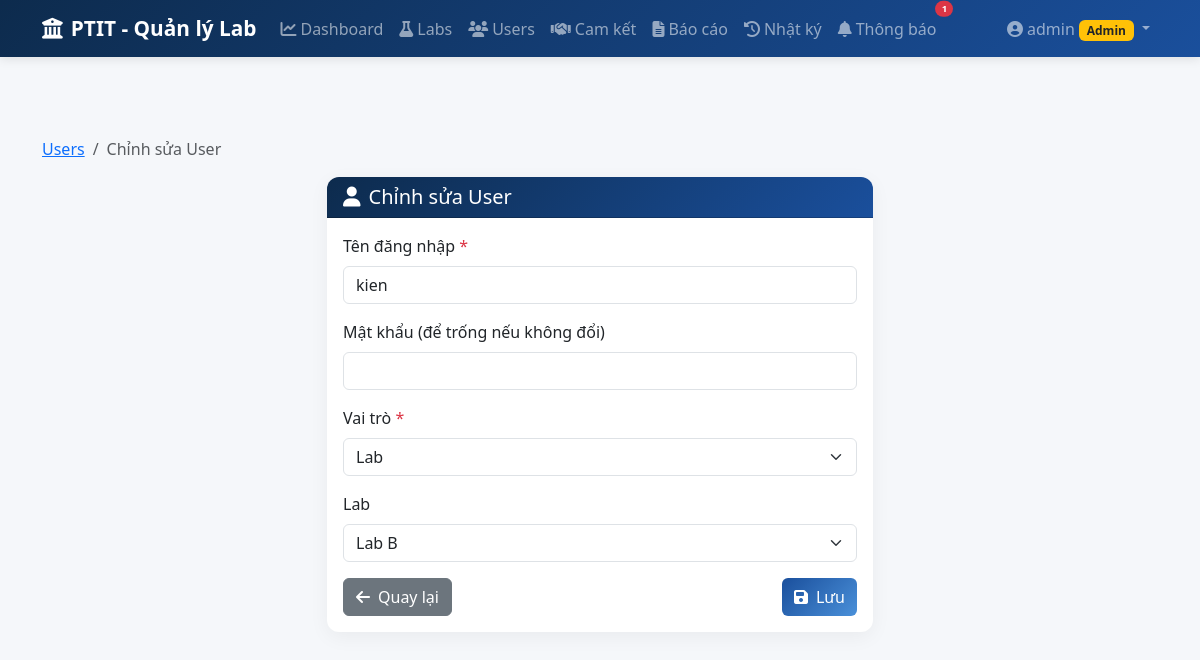
/users/edit/6 (signed in), run on the app's committed database.
### models.py (models this page shows, shortened)
class User(UserMixin, db.Model):
    __tablename__ = 'users'
    id = db.Column(db.Integer, primary_key=True)
    username = db.Column(db.String(50), unique=True, nullable=False)
    password_hash = db.Column(db.String(200), nullable=False)
    role = db.Column(db.String(20), nullable=False)  # 'admin' or 'lab'
    lab_id = db.Column(db.Integer, db.ForeignKey('labs.id', ondelete='SET NULL'), nullable=True)
    def is_admin(self):
        return self.role == 'admin'

class Lab(db.Model):
    __tablename__ = 'labs'
    id = db.Column(db.Integer, primary_key=True)
    name = db.Column(db.String(100), nullable=False)
    description = db.Column(db.Text)
    manager_name = db.Column(db.String(100))
    email = db.Column(db.String(100))
    created_at = db.Column(db.DateTime, default=datetime.utcnow)
    users = db.relationship('User', backref='lab', lazy=True)
    commitments = db.relationship('Commitment', backref='lab', lazy=True, cascade='all, delete-orphan')

### app.py (the view, shortened to what this page needs)
@app.route('/users/edit/<int:user_id>', methods=['GET', 'POST'])
@login_required
def users_edit(user_id):
    if not current_user.is_admin():
        flash('Bạn không có quyền truy cập trang này.', 'danger')
        return redirect(url_for('dashboard'))
    user = User.query.get_or_404(user_id)
    labs = Lab.query.all()
    return render_template('users/form.html', user=user, labs=labs, action='Chỉnh sửa User')

### app.py (called while the page is built)
@login_manager.user_loader
def load_user(user_id):
    return User.query.get(int(user_id))

def get_csrf_token():
    return generate_csrf_token()

@app.before_request
def csrf_protect():
    if request.method in ('POST', 'PUT', 'DELETE'):
        if request.endpoint == 'login':
            return
        token = request.form.get('_csrf_token') or request.headers.get('X-CSRF-Token')
        if not validate_csrf_token(token):
            flash('Yêu cầu không hợp lệ (CSRF token không đúng). Vui lòng thử lại.', 'danger')
            return redirect(request.referrer or url_for('dashboard'))

### csrf_utils.py (called while the page is built)
def generate_csrf_token():
    from flask import session
    if '_csrf_token' not in session:
        session['_csrf_token'] = secrets.token_hex(32)
    return session['_csrf_token']

### templates/users/form.html (shortened to what this page needs)
{% extends "base.html" %}
{% block content %}
<nav aria-label="breadcrumb" class="mb-3">
    <ol class="breadcrumb">
        <li class="breadcrumb-item"><a href="{{ url_for('users_list') }}">Users</a></li>
        <li class="breadcrumb-item active">{{ action }}</li>
    </ol>
</nav>
<div class="row justify-content-center">
    <div class="col-lg-6">
        <div class="card">
            <div class="card-header">
                <h5 class="mb-0">
                    <i class="fas fa-user me-2"></i>{{ action }}
                </h5>
            </div>
            <div class="card-body">
                <form method="POST">
                    <div class="mb-3">
                        <label for="username" class="form-label">Tên đăng nhập <span class="text-danger">*</span></label>
                        <input type="text" class="form-control" id="username" name="username"
                               value="{{ user.username if user else '' }}" required>
                    </div>
                    <div class="mb-3">
                        <label for="password" class="form-label">
                            Mật khẩu {% if not user %}<span class="text-danger">*</span>{% else %}(để trống nếu không đổi){% endif %}
                        </label>
                        <input type="password" class="form-control" id="password" name="password" {{ 'required' if not user else '' }}>
                    </div>
                    <div class="mb-3">
                        <label for="role" class="form-label">Vai trò <span class="text-danger">*</span></label>
                        <select class="form-select" id="role" name="role" required>
                            <option value="lab" {% if user and user.role == 'lab' %}selected{% endif %}>Lab</option>
                        </select>
                    </div>
                    <div class="mb-3" id="labSelect">
                        <label for="lab_id" class="form-label">Lab</label>
                        <select class="form-select" id="lab_id" name="lab_id">
                            {% for lab in labs %}
                            <option value="{{ lab.id }}" {% if user and user.lab_id == lab.id %}selected{% endif %}>
                                {{ lab.name }}
                            </option>
                            {% endfor %}
                        </select>
                    </div>
                    <div class="d-flex justify-content-between">
                        <a href="{{ url_for('users_list') }}" class="btn btn-secondary">
                            <i class="fas fa-arrow-left me-2"></i>Quay lại
                        </a>
                        <button type="submit" class="btn btn-primary">
                            <i class="fas fa-save me-2"></i>Lưu
                        </button>
                    </div>
                </form>
            </div>
        </div>
    </div>
</div>
{% endblock %}

### templates/base.html (shortened to what this page needs)
<!DOCTYPE html>
<html lang="vi">
<head>
    <link href="https://cdn.jsdelivr.net/npm/bootstrap@5.3.2/dist/css/bootstrap.min.css" rel="stylesheet">
    <link href="https://cdnjs.cloudflare.com/ajax/libs/font-awesome/6.5.1/css/all.min.css" rel="stylesheet">
    <link href="https://cdn.jsdelivr.net/npm/bootstrap-icons@1.11.2/font/bootstrap-icons.css" rel="stylesheet">
    <link href="{{ url_for('static', filename='css/style.css') }}" rel="stylesheet">
</head>
<body>
    {% if current_user.is_authenticated %}
    <nav class="navbar navbar-expand-lg navbar-dark bg-ptit">
        <div class="container">
            <a class="navbar-brand" href="{{ url_for('dashboard') }}">
                <i class="fas fa-university me-2"></i>PTIT - Quản lý Lab
            </a>
            <div class="collapse navbar-collapse" id="navbarNav">
                <ul class="navbar-nav me-auto">
                    <li class="nav-item">
                        <a class="nav-link" href="{{ url_for('dashboard') }}">
                            <i class="fas fa-chart-line me-1"></i>Dashboard
                        </a>
                    </li>
                    {% if current_user.is_admin() %}
                    <li class="nav-item">
                        <a class="nav-link" href="{{ url_for('labs_list') }}">
                            <i class="fas fa-flask me-1"></i>Labs
                        </a>
                    </li>
                    <li class="nav-item">
                        <a class="nav-link" href="{{ url_for('users_list') }}">
                            <i class="fas fa-users me-1"></i>Users
                        </a>
                    </li>
                    {% endif %}
                    <li class="nav-item">
                        <a class="nav-link" href="{{ url_for('commitments_list') }}">
                            <i class="fas fa-handshake me-1"></i>Cam kết
                        </a>
                    </li>
                    {% if current_user.is_admin() %}
                    <li class="nav-item">
                        <a class="nav-link" href="{{ url_for('reports') }}">
                            <i class="fas fa-file-alt me-1"></i>Báo cáo
                        </a>
                    </li>
                    <li class="nav-item">
                        <a class="nav-link" href="{{ url_for('activity_logs') }}">
                            <i class="fas fa-history me-1"></i>Nhật ký
                        </a>
                    </li>
                    {% endif %}
                    <li class="nav-item">
                        <a class="nav-link position-relative" href="{{ url_for('notifications') }}">
                            <i class="fas fa-bell me-1"></i>Thông báo
                            <span id="notif-badge" class="position-absolute top-0 start-100 translate-middle badge rounded-pill bg-danger"
                                  style="font-size:0.6em; display:none;">
                            </span>
                        </a>
                    </li>
                </ul>
                <ul class="navbar-nav">
                    <li class="nav-item dropdown">
                        <a class="nav-link dropdown-toggle" href="#" data-bs-toggle="dropdown">
                            <i class="fas fa-user-circle me-1"></i>{{ current_user.username }}
                            {% if current_user.is_admin() %}
                            <span class="badge bg-warning text-dark">Admin</span>
                            {% else %}
                            <span class="badge bg-info">Lab</span>
                            {% endif %}
                        </a>
                    </li>
                </ul>
            </div>
        </div>
    </nav>
    {% endif %}
    <main class="{% if current_user.is_authenticated %}main-content{% endif %}">
        <div class="container">
            {% block content %}{% endblock %}
        </div>
    </main>
</body>
</html>

### static/css/style.css (style rules this page uses)
:root { --ptit-blue: #1a4f9c; --ptit-light-blue: #4a90d9; --ptit-dark: #0d2b4d; }
body { background-color: #f5f7fa; font-family: 'Segoe UI', Tahoma, Geneva, Verdana, sans-serif; min-height: 100vh; }
.main-content { padding-top: 80px; padding-bottom: 40px; }
.navbar.bg-ptit { background: linear-gradient(135deg, var(--ptit-dark) 0%, var(--ptit-blue) 100%); box-shadow: 0 2px 10px rgba(0,0,0,0.1); }
.navbar-brand { font-weight: 700; font-size: 1.3rem; }
.nav-link { font-weight: 500; transition: all 0.3s; }
.card { border: none; border-radius: 12px; box-shadow: 0 5px 20px rgba(0,0,0,0.05); }
.card-header { background: linear-gradient(135deg, var(--ptit-dark), var(--ptit-blue)); color: white; border-radius: 12px 12px 0 0 !important; font-weight: 600; }
.btn-primary { background: linear-gradient(135deg, var(--ptit-blue), var(--ptit-light-blue)); border: none; }

### data on the page
User: username "admin"
User: username "kien", role "Lab", lab_id "Lab B"

### other printed values
{{ action }} "Chỉnh sửa User"
